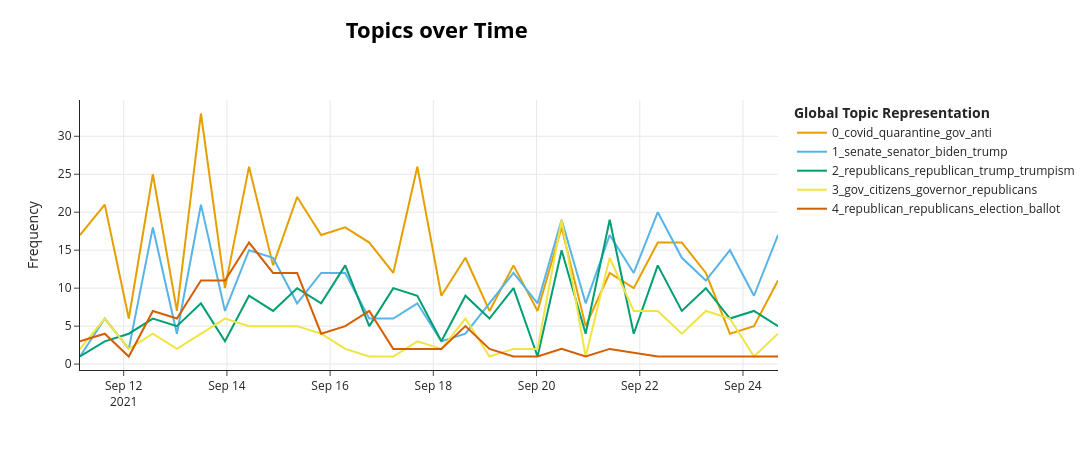

Here is the notebook cell this chart was saved with:
### Code cell
topic_model.visualize_topics_over_time(topics_over_time, top_n_topics=5)

### Figure 1 — Plotly figure (JSON) as saved in the notebook; plotly's stock layout.template omitted (floating-point values rounded to 4 significant figures)
{"data": [{"hoverinfo": "text", "hovertext": ["<b>Topic 0</b><br>Words: vaccine, vaccines, unvaccinated, biden, pandemic", "<b>Topic 0</b><br>Words: vaccine, unvaccinated, immunity, congressmen, biden", "<b>Topic 0</b><br>Words: vaccines, vaccine, vaccination, vaccinated, pandemic", "<b>Topic 0</b><br>Words: covid, pandemic, vaccine, coronavirus, vaccinated", "<b>Topic 0</b><br>Words: vaccines, vaccine, vaccinated, unvaccinated, pandemic", "<b>Topic 0</b><br>Words: vaccine, vaccination, covid, unvaccinated, fda", "<b>Topic 0</b><br>Words: vaccines, vaccine, vaccination, vaccinated, covid", "<b>Topic 0</b><br>Words: vaccine, vaccinated, unvaccinated, covid, desantis", "<b>Topic 0</b><br>Words: vaccine, vaccines, mandate, mandates, lawmaker", "<b>Topic 0</b><br>Words: vaccines, vaccine, vaccinations, covid, coronavirus", "<b>Topic 0</b><br>Words: vaccines, vaccine, vaxxers, vaccinated, vaccination", "<b>Topic 0</b><br>Words: covid, vaccines, vaccine, pandemic, vaccinated", "<b>Topic 0</b><br>Words: vaccines, vaccine, covid, cdc, biden", "<b>Topic 0</b><br>Words: covid, coronavirus, vaccine, immunity, pandemic", "<b>Topic 0</b><br>Words: vaccine, covid, vaccines, vaccination, vaccinated", "<b>Topic 0</b><br>Words: vaccine, vaccination, vaccinated, aids, pandemic", "<b>Topic 0</b><br>Words: vaccine, vaccinated, mandates, covid, denialism", "<b>Topic 0</b><br>Words: coronavirus, vaccines, vaccine, covid, pandemic", "<b>Topic 0</b><br>Words: vaccines, vaccine, vaccination, pandemic, vaccinate", "<b>Topic 0</b><br>Words: vaxxers, covid, vaccines, vaccine, unvaccinated", "<b>Topic 0</b><br>Words: vaccines, vaccine, vaccinations, vaccinated, vaccinate", "<b>Topic 0</b><br>Words: covid, pandemic, vaccines, vaccine, flu", "<b>Topic 0</b><br>Words: vaccines, vaccine, vaccinations, covid, unvaccinated", "<b>Topic 0</b><br>Words: mandates, vaccine, vaccines, mandate, mask", "<b>Topic 0</b><br>Words: vaccines, vaccine, vaxxers, quarantines, immunity", "<b>Topic 0</b><br>Words: vaccines, vaccine, quarantine, covid, pandemics", "<b>Topic 0</b><br>Words: vaccines, vaccine, florida, unvaccinated, mandates", "<b>Topic 0</b><br>Words: covid, coronavirus, vaccines, pandemic, vaccine", "<b>Topic 0</b><br>Words: vaccines, vaccine, vaccinated, unvaccinated, cdc", "<b>Topic 0</b><br>Words: covid, vaccine, vaccinated, unvaccinated, masks"], "marker": {"color": "#E69F00"}, "mode": "lines", "name": "0_covid_quarantine_gov_anti", "type": "scatter", "x": ["2021-09-11T03:41:05.361000", "2021-09-11T15:12:07.633333", "2021-09-12T02:23:02.266666", "2021-09-12T13:33:56.900000", "2021-09-13T00:44:51.533333", "2021-09-13T11:55:46.166666", "2021-09-13T23:06:40.800000", "2021-09-14T10:17:35.433333", "2021-09-14T21:28:30.066666", "2021-09-15T08:39:24.700000", "2021-09-15T19:50:19.333333", "2021-09-16T07:01:13.966666", "2021-09-16T18:12:08.600000", "2021-09-17T05:23:03.233333", "2021-09-17T16:33:57.866666", "2021-09-18T03:44:52.500000", "2021-09-18T14:55:47.133333", "2021-09-19T02:06:41.766666", "2021-09-19T13:17:36.400000", "2021-09-20T00:28:31.033333", "2021-09-20T11:39:25.666666", "2021-09-20T22:50:20.300000", "2021-09-21T10:01:14.933333", "2021-09-21T21:12:09.566666", "2021-09-22T08:23:04.200000", "2021-09-22T19:33:58.833333", "2021-09-23T06:44:53.466666", "2021-09-23T17:55:48.100000", "2021-09-24T05:06:42.733333", "2021-09-24T16:17:37.366666"], "y": [17, 21, 6, 25, 7, 33, 10, 26, 13, 22, 17, 18, 16, 12, 26, 9, 14, 7, 13, 7, 18, 5, 12, 10, 16, 16, 12, 4, 5, 11]}, {"hoverinfo": "text", "hovertext": ["<b>Topic 1</b><br>Words: biden, slips, polls, democrat, senate", "<b>Topic 1</b><br>Words: biden, obama, bush, sanders, president", "<b>Topic 1</b><br>Words: biden, pivotal, president, crises, un", "<b>Topic 1</b><br>Words: senate, manchin, biden, lobbying, filibuster", "<b>Topic 1</b><br>Words: biden, senators, senate, sanders, manchin", "<b>Topic 1</b><br>Words: manchin, senator, patronizing, ocasio, lady", "<b>Topic 1</b><br>Words: biden, franken, senate, manchin, filibuster", "<b>Topic 1</b><br>Words: biden, senate, senator, joe, democrats", "<b>Topic 1</b><br>Words: biden, senate, obama, moderates, sanders", "<b>Topic 1</b><br>Words: biden, senate, democrats, moderates, filibuster", "<b>Topic 1</b><br>Words: biden, democrats, obstructionist, agenda, electoral", "<b>Topic 1</b><br>Words: sanders, bernie, biden, democrats, democrat", "<b>Topic 1</b><br>Words: biden, pelosi, senator, senate, presidency", "<b>Topic 1</b><br>Words: democrats, republicans, sanders, biden, senator", "<b>Topic 1</b><br>Words: biden, senate, democrats, moderates, impeach", "<b>Topic 1</b><br>Words: biden, republicans, agenda, democrats, liberals", "<b>Topic 1</b><br>Words: senate, democratic, democrats, senator, vote", "<b>Topic 1</b><br>Words: biden, netanyahu, obama, democrats, republicans", "<b>Topic 1</b><br>Words: biden, netanyahu, putin, elon, trump", "<b>Topic 1</b><br>Words: senator, senate, senators, cruz, democrats", "<b>Topic 1</b><br>Words: biden, democrats, sanders, centrist, agenda", "<b>Topic 1</b><br>Words: biden, sanders, bernie, senator, schumer", "<b>Topic 1</b><br>Words: biden, democrats, politico, presidency, dems", "<b>Topic 1</b><br>Words: dems, senate, democrats, biden, filibuster", "<b>Topic 1</b><br>Words: biden, senate, low, moderates, democrats", "<b>Topic 1</b><br>Words: biden, republicans, democrats, moderates, trump", "<b>Topic 1</b><br>Words: biden, briefing, democrats, republicans, lawmakers", "<b>Topic 1</b><br>Words: biden, sharpton, senate, sanders, trump", "<b>Topic 1</b><br>Words: biden, impeachment, privilege, imeachment, impeach"], "marker": {"color": "#56B4E9"}, "mode": "lines", "name": "1_senate_senator_biden_trump", "type": "scatter", "x": ["2021-09-11T03:41:05.361000", "2021-09-11T15:12:07.633333", "2021-09-12T02:23:02.266666", "2021-09-12T13:33:56.900000", "2021-09-13T00:44:51.533333", "2021-09-13T11:55:46.166666", "2021-09-13T23:06:40.800000", "2021-09-14T10:17:35.433333", "2021-09-14T21:28:30.066666", "2021-09-15T08:39:24.700000", "2021-09-15T19:50:19.333333", "2021-09-16T07:01:13.966666", "2021-09-16T18:12:08.600000", "2021-09-17T05:23:03.233333", "2021-09-17T16:33:57.866666", "2021-09-18T03:44:52.500000", "2021-09-18T14:55:47.133333", "2021-09-19T13:17:36.400000", "2021-09-20T00:28:31.033333", "2021-09-20T11:39:25.666666", "2021-09-20T22:50:20.300000", "2021-09-21T10:01:14.933333", "2021-09-21T21:12:09.566666", "2021-09-22T08:23:04.200000", "2021-09-22T19:33:58.833333", "2021-09-23T06:44:53.466666", "2021-09-23T17:55:48.100000", "2021-09-24T05:06:42.733333", "2021-09-24T16:17:37.366666"], "y": [1, 6, 2, 18, 4, 21, 7, 15, 14, 8, 12, 12, 6, 6, 8, 3, 4, 12, 8, 19, 8, 17, 12, 20, 14, 11, 15, 9, 17]}, {"hoverinfo": "text", "hovertext": ["<b>Topic 2</b><br>Words: rhodes, extremism, republicans, republican, gop", "<b>Topic 2</b><br>Words: republicans, republican, trump, coup, elections", "<b>Topic 2</b><br>Words: republicans, republican, gop, trump, donald", "<b>Topic 2</b><br>Words: republicans, trump, republican, elections, gop", "<b>Topic 2</b><br>Words: republicans, trump, republican, elections, donald", "<b>Topic 2</b><br>Words: trump, donald, pence, bush, president", "<b>Topic 2</b><br>Words: hillary, melania, democrats, republicans, republican", "<b>Topic 2</b><br>Words: pence, trump, donald, reportedly, bush", "<b>Topic 2</b><br>Words: pence, quayle, donald, presidency, trump", "<b>Topic 2</b><br>Words: trump, donald, pence, republicans, newsmax", "<b>Topic 2</b><br>Words: politics, trump, republicans, infowars, donald", "<b>Topic 2</b><br>Words: trump, donald, gop, republicans, mcconnell", "<b>Topic 2</b><br>Words: trumpism, trump, donald, mcconnell, republicans", "<b>Topic 2</b><br>Words: trump, trumpism, bush, gop, republicans", "<b>Topic 2</b><br>Words: trump, pence, donald, presidential, election", "<b>Topic 2</b><br>Words: trumpism, propaganda, trump, disinformation, donald", "<b>Topic 2</b><br>Words: trump, donald, hyperpartisanship, pence, mcconnell", "<b>Topic 2</b><br>Words: fascism, trump, democracy, rhetoric, republicans", "<b>Topic 2</b><br>Words: trump, republicans, donald, gop, republican", "<b>Topic 2</b><br>Words: fraud, officials, republicans, trump, claims", "<b>Topic 2</b><br>Words: pence, trump, donald, election, mcconnell", "<b>Topic 2</b><br>Words: trump, donald, border, pence, nation", "<b>Topic 2</b><br>Words: pence, election, trump, elections, memo", "<b>Topic 2</b><br>Words: trump, donald, coup, lawsuit, tantrum", "<b>Topic 2</b><br>Words: trump, republicans, dishonesty, hillary, fascist", "<b>Topic 2</b><br>Words: cheney, trump, donald, republicans, pence", "<b>Topic 2</b><br>Words: trump, donald, pence, coup, mcconnell", "<b>Topic 2</b><br>Words: trump, donald, mcconnell, pence, republicans", "<b>Topic 2</b><br>Words: trump, fascism, trumpism, fascist, donald", "<b>Topic 2</b><br>Words: republicans, conservatives, trump, pence, libs"], "marker": {"color": "#009E73"}, "mode": "lines", "name": "2_republicans_republican_trump_trumpism", "type": "scatter", "x": ["2021-09-11T03:41:05.361000", "2021-09-11T15:12:07.633333", "2021-09-12T02:23:02.266666", "2021-09-12T13:33:56.900000", "2021-09-13T00:44:51.533333", "2021-09-13T11:55:46.166666", "2021-09-13T23:06:40.800000", "2021-09-14T10:17:35.433333", "2021-09-14T21:28:30.066666", "2021-09-15T08:39:24.700000", "2021-09-15T19:50:19.333333", "2021-09-16T07:01:13.966666", "2021-09-16T18:12:08.600000", "2021-09-17T05:23:03.233333", "2021-09-17T16:33:57.866666", "2021-09-18T03:44:52.500000", "2021-09-18T14:55:47.133333", "2021-09-19T02:06:41.766666", "2021-09-19T13:17:36.400000", "2021-09-20T00:28:31.033333", "2021-09-20T11:39:25.666666", "2021-09-20T22:50:20.300000", "2021-09-21T10:01:14.933333", "2021-09-21T21:12:09.566666", "2021-09-22T08:23:04.200000", "2021-09-22T19:33:58.833333", "2021-09-23T06:44:53.466666", "2021-09-23T17:55:48.100000", "2021-09-24T05:06:42.733333", "2021-09-24T16:17:37.366666"], "y": [1, 3, 4, 6, 5, 8, 3, 9, 7, 10, 8, 13, 5, 10, 9, 3, 9, 6, 10, 1, 15, 4, 19, 4, 13, 7, 10, 6, 7, 5]}, {"hoverinfo": "text", "hovertext": ["<b>Topic 3</b><br>Words: texas, texans, abortion, relocate, abortions", "<b>Topic 3</b><br>Words: abortion, abortions, texas, texans, roe", "<b>Topic 3</b><br>Words: abortion, abortions, republicans, reproductive, texans", "<b>Topic 3</b><br>Words: abortion, abortions, texas, texans, roe", "<b>Topic 3</b><br>Words: abortion, abortions, texas, mcauliffe, texans", "<b>Topic 3</b><br>Words: abortion, abortions, texas, advocates, texans", "<b>Topic 3</b><br>Words: abortion, abortions, constitutionally, roe, texas", "<b>Topic 3</b><br>Words: abortion, abortions, kavanaugh, protests, roe", "<b>Topic 3</b><br>Words: abortion, abortions, kavanaugh, roe, texas", "<b>Topic 3</b><br>Words: abortions, abortion, texans, democrats, texas", "<b>Topic 3</b><br>Words: abortion, abortions, texas, texans, roe", "<b>Topic 3</b><br>Words: abortion, abortions, filibuster, tx, texas", "<b>Topic 3</b><br>Words: abortion, abortions, voters, texas, texans", "<b>Topic 3</b><br>Words: abstinence, abortion, abortions, overturning, roe", "<b>Topic 3</b><br>Words: abortion, abortions, texas, amendment, protests", "<b>Topic 3</b><br>Words: abortion, abortions, contraception, pregnant, reproductive", "<b>Topic 3</b><br>Words: abortion, abortions, texas, texans, law", "<b>Topic 3</b><br>Words: abortion, abortions, doctor, kavanaugh, law", "<b>Topic 3</b><br>Words: abortion, abortions, texas, texans, republicans", "<b>Topic 3</b><br>Words: abortion, antiabortion, abortions, roe, mississippi", "<b>Topic 3</b><br>Words: abortion, constitutionality, roe, texas, mississippi", "<b>Topic 3</b><br>Words: legislative, trans, texans, texas, lawmakers", "<b>Topic 3</b><br>Words: abortion, abortions, texas, roe, restricting", "<b>Topic 3</b><br>Words: abortion, abortions, texas, roe, amendment", "<b>Topic 3</b><br>Words: abortion, abortions, texas, austin, republicans", "<b>Topic 3</b><br>Words: abortion, abortions, laws, law, ruling", "<b>Topic 3</b><br>Words: abortion, antiabortion, roe, policies, law", "<b>Topic 3</b><br>Words: abortion, abortions, kavanaugh, pence, roe", "<b>Topic 3</b><br>Words: abortion, abortions, legislation, house, laws", "<b>Topic 3</b><br>Words: abortion, abortions, republican, senate, roe"], "marker": {"color": "#F0E442"}, "mode": "lines", "name": "3_gov_citizens_governor_republicans", "type": "scatter", "x": ["2021-09-11T03:41:05.361000", "2021-09-11T15:12:07.633333", "2021-09-12T02:23:02.266666", "2021-09-12T13:33:56.900000", "2021-09-13T00:44:51.533333", "2021-09-13T11:55:46.166666", "2021-09-13T23:06:40.800000", "2021-09-14T10:17:35.433333", "2021-09-14T21:28:30.066666", "2021-09-15T08:39:24.700000", "2021-09-15T19:50:19.333333", "2021-09-16T07:01:13.966666", "2021-09-16T18:12:08.600000", "2021-09-17T05:23:03.233333", "2021-09-17T16:33:57.866666", "2021-09-18T03:44:52.500000", "2021-09-18T14:55:47.133333", "2021-09-19T02:06:41.766666", "2021-09-19T13:17:36.400000", "2021-09-20T00:28:31.033333", "2021-09-20T11:39:25.666666", "2021-09-20T22:50:20.300000", "2021-09-21T10:01:14.933333", "2021-09-21T21:12:09.566666", "2021-09-22T08:23:04.200000", "2021-09-22T19:33:58.833333", "2021-09-23T06:44:53.466666", "2021-09-23T17:55:48.100000", "2021-09-24T05:06:42.733333", "2021-09-24T16:17:37.366666"], "y": [2, 6, 2, 4, 2, 4, 6, 5, 5, 5, 4, 2, 1, 1, 3, 2, 6, 1, 2, 2, 19, 1, 14, 7, 7, 4, 7, 6, 1, 4]}, {"hoverinfo": "text", "hovertext": ["<b>Topic 4</b><br>Words: governor, california, ca, drought, election", "<b>Topic 4</b><br>Words: election, governor, elections, trump, newsom", "<b>Topic 4</b><br>Words: californians, voters, election, ballots, voter", "<b>Topic 4</b><br>Words: election, governor, voters, ballot, polling", "<b>Topic 4</b><br>Words: elder, governor, larry, evangelicals, voter", "<b>Topic 4</b><br>Words: governor, election, recall, ca, polling", "<b>Topic 4</b><br>Words: election, voter, gubernatorial, voters, polling", "<b>Topic 4</b><br>Words: election, ballot, governor, voter, ballots", "<b>Topic 4</b><br>Words: governor, gubernatorial, election, newsom, voter", "<b>Topic 4</b><br>Words: recall, ca, governor, election, california", "<b>Topic 4</b><br>Words: recalls, recall, ca, governor, california", "<b>Topic 4</b><br>Words: recall, elections, election, voters, governor", "<b>Topic 4</b><br>Words: arnold, schwarzenegger, newsom, election, californians", "<b>Topic 4</b><br>Words: newsom, election, governor, elections, gop", "<b>Topic 4</b><br>Words: californians, ca, covid, newsom, california", "<b>Topic 4</b><br>Words: election, californians, elections, republicans, republican", "<b>Topic 4</b><br>Words: election, governor, repeal, ca, recall", "<b>Topic 4</b><br>Words: californians, republicans, elections, gop, election", "<b>Topic 4</b><br>Words: republican, elections, republicans, governor, election", "<b>Topic 4</b><br>Words: impeach, republicans, midterms, republican, senator", "<b>Topic 4</b><br>Words: recall, californians, governor, election, elections", "<b>Topic 4</b><br>Words: flavor, ben, brewing, change, jerry", "<b>Topic 4</b><br>Words: francisco, candidate, nevada, san, homeless", "<b>Topic 4</b><br>Words: newsom, budowsky, abbott, desantis, elections", "<b>Topic 4</b><br>Words: abortion, newsom, gavin, laws, californians", "<b>Topic 4</b><br>Words: californians, alien, ca, california, laws"], "marker": {"color": "#D55E00"}, "mode": "lines", "name": "4_republican_republicans_election_ballot", "type": "scatter", "x": ["2021-09-11T03:41:05.361000", "2021-09-11T15:12:07.633333", "2021-09-12T02:23:02.266666", "2021-09-12T13:33:56.900000", "2021-09-13T00:44:51.533333", "2021-09-13T11:55:46.166666", "2021-09-13T23:06:40.800000", "2021-09-14T10:17:35.433333", "2021-09-14T21:28:30.066666", "2021-09-15T08:39:24.700000", "2021-09-15T19:50:19.333333", "2021-09-16T07:01:13.966666", "2021-09-16T18:12:08.600000", "2021-09-17T05:23:03.233333", "2021-09-17T16:33:57.866666", "2021-09-18T03:44:52.500000", "2021-09-18T14:55:47.133333", "2021-09-19T02:06:41.766666", "2021-09-19T13:17:36.400000", "2021-09-20T00:28:31.033333", "2021-09-20T11:39:25.666666", "2021-09-20T22:50:20.300000", "2021-09-21T10:01:14.933333", "2021-09-22T08:23:04.200000", "2021-09-23T17:55:48.100000", "2021-09-24T16:17:37.366666"], "y": [3, 4, 1, 7, 6, 11, 11, 16, 12, 12, 4, 5, 7, 2, 2, 2, 5, 2, 1, 1, 2, 1, 2, 1, 1, 1]}], "layout": {"height": 450, "hoverlabel": {"bgcolor": "white", "font": {"family": "Rockwell", "size": 16}}, "legend": {"title": {"text": "<b>Global Topic Representation"}}, "title": {"font": {"color": "Black", "size": 22}, "text": "<b>Topics over Time</b>", "x": 0.4, "xanchor": "center", "y": 0.95, "yanchor": "top"}, "width": 1250, "xaxis": {"showgrid": true}, "yaxis": {"showgrid": true, "title": {"text": "Frequency"}}}}
